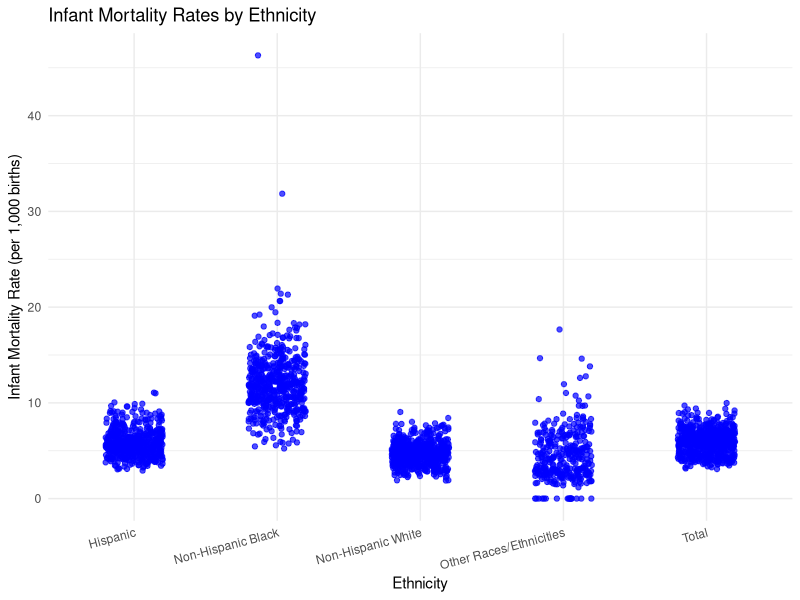
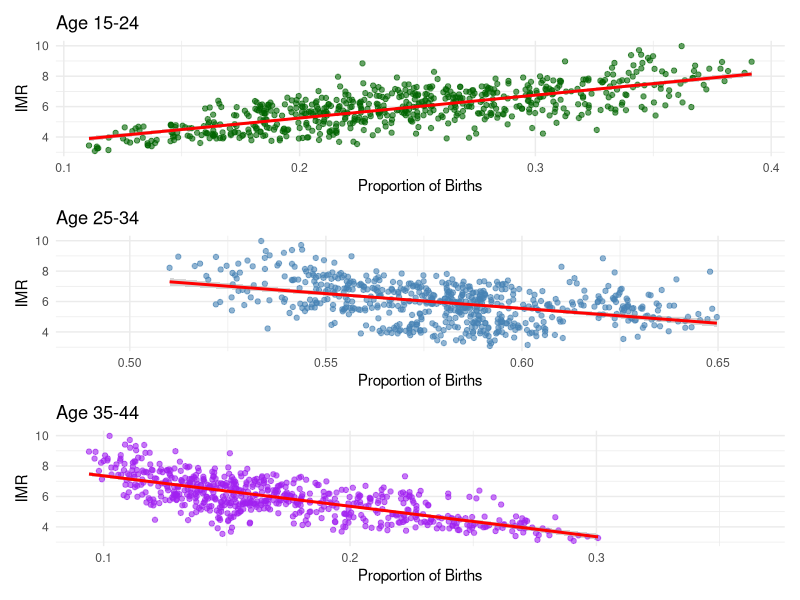
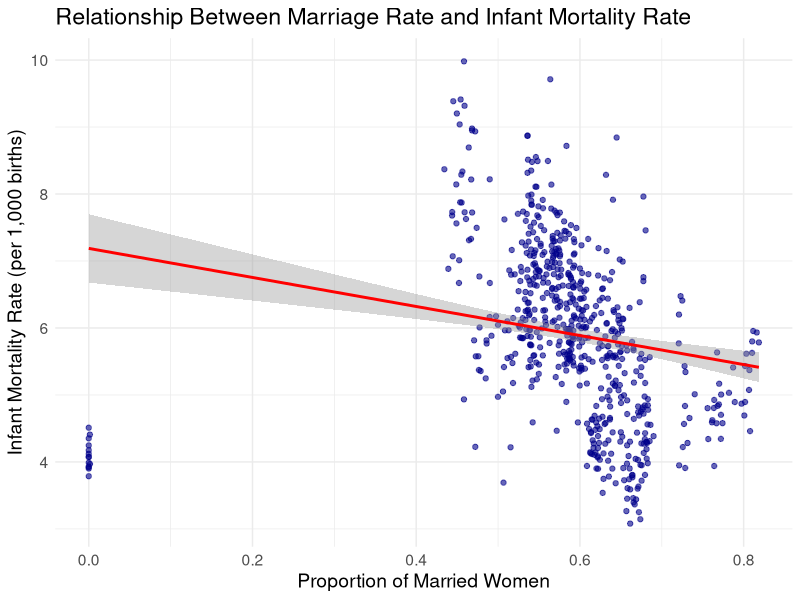
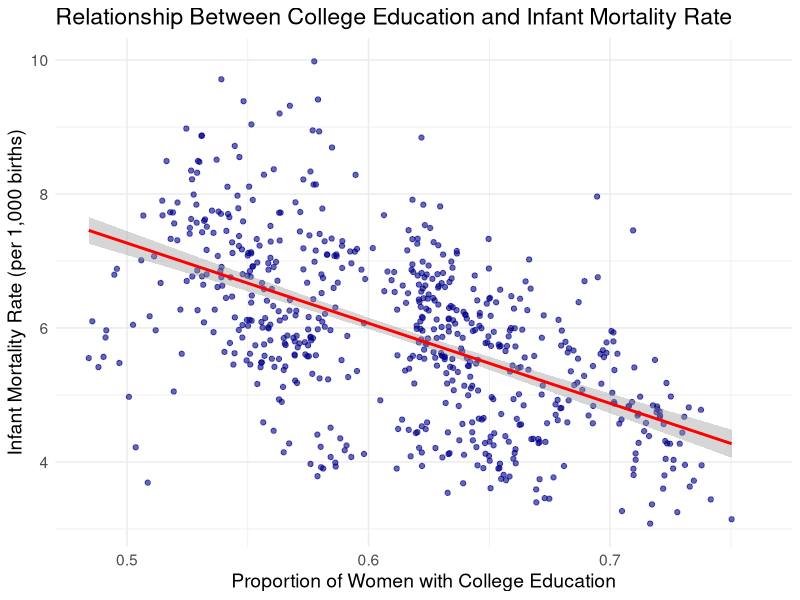
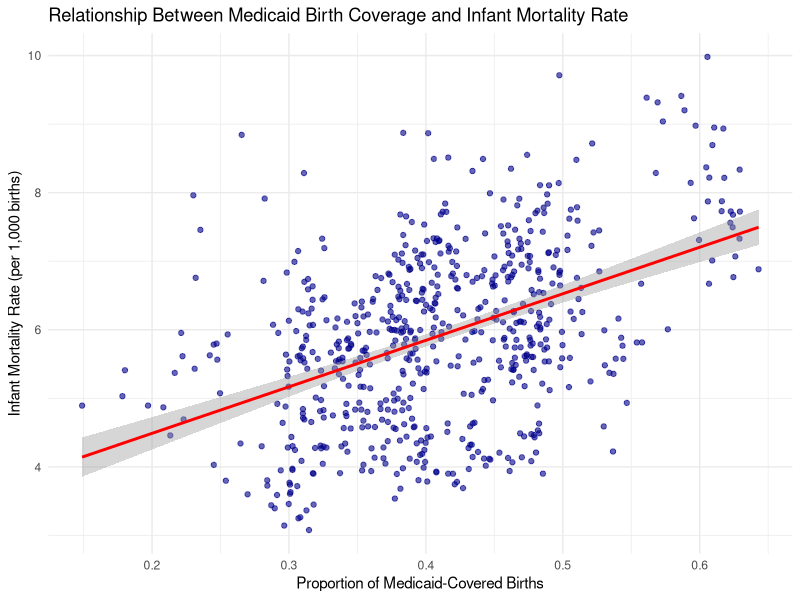

Write the R code that produced these figures, in order. (Note: this script raises an error after producing the figures.)
## ---- chunk 1
knitr::opts_chunk$set(echo = TRUE)
## ---- chunk 2
library(tidyverse)
library(dplyr)
library(ggplot2)
library(car)
library(stats)
## ---- chunk 3
mortality <- read_csv('data/infant_mortality_biannual_data.csv', show_col_types = FALSE)
fertility <- read_csv('data/fertility_data.csv', show_col_types = FALSE)

fertility_agg <- fertility %>%
  group_by(state, year, group = case_when(
    bmcode %in% c(1, 2, 3) ~ "H1",  # First half of the year
    bmcode %in% c(4, 5, 6) ~ "H2"   # Second half of the year
  )) %>% 
   summarise(
    across(starts_with("births_"), sum, na.rm = TRUE), # Summing birth count variables
    across(starts_with("pop_"), mean, na.rm = TRUE), # Averaging population variables
    .groups = "drop"
  ) %>%
  mutate(bacode = ifelse(group == "H1", 1, 2)) %>%  # Assign bacode after aggregation
  select(-group)  # Remove temporary grouping variable

data <- mortality %>%
  inner_join(fertility_agg, by = c("state", "year", "bacode"), 
             suffix = c("_m", "_f"))

# Remove duplicate columns (those ending in "_f")
data <- data %>%
  select(-ends_with("_f"))

# Rename columns by removing "_m" suffix from mortality dataset
colnames(data) <- str_replace_all(colnames(data), "_m$", "")

data
## ---- chunk 4
data <- data %>%
  mutate(
    IMR_nhblack = (deaths_nhblack / births_nhblack) * 1000,
    IMR_nhwhite = (deaths_nhwhite / births_nhwhite) * 1000,
    IMR_hisp = (deaths_hisp / births_hisp) * 1000,
    IMR_otherraceeth = (deaths_otherraceeth / births_otherraceeth) * 1000,
    IMR_total = (deaths_total / births_total) * 1000, 
    FR_nhblack = (births_nhblack / pop_nhblack) * 1000,
    FR_nhwhite = (births_nhwhite / pop_nhwhite) * 1000,
    FR_hisp = (births_hisp / pop_hisp) * 1000,
    FR_otherraceeth = (births_otherraceeth / pop_otherraceeth) * 1000,
    FR_total = (births_total / pop_total) * 1000,
    prop_married = births_married / births_total,
    prop_college = (births_coll + births_somecoll) / births_total,
    prop_medicaid = births_medicaid / births_total,
    pct_births_age1524 = births_age1524 / births_total,
    pct_births_age2534 = births_age2534 / births_total,
    pct_births_age3544 = births_age3544 / births_total
  )

data
## ---- chunk 5
# Pivot IMR data to long format
IMR_long <- data %>%
  pivot_longer(cols = starts_with("IMR_"), 
               names_to = "Ethnicity", 
               values_to = "IMR") %>%
  mutate(Ethnicity = case_when(
    Ethnicity == "IMR_nhblack" ~ "Non-Hispanic Black",
    Ethnicity == "IMR_nhwhite" ~ "Non-Hispanic White",
    Ethnicity == "IMR_hisp" ~ "Hispanic",
    Ethnicity == "IMR_otherraceeth" ~ "Other Races/Ethnicities",
    Ethnicity == "IMR_total" ~ "Total",
    TRUE ~ Ethnicity  # Keeps any unexpected values unchanged
  ))

# Create scatter plot for IMR by Ethnicity
ggplot(IMR_long, aes(x = Ethnicity, y = IMR)) +
  geom_jitter(width = 0.2, alpha = 0.7, color = "blue") +  # Jitter to avoid overlapping points
  labs(title = "Infant Mortality Rates by Ethnicity",
       x = "Ethnicity",
       y = "Infant Mortality Rate (per 1,000 births)") +
  theme_minimal() +
  theme(axis.text.x = element_text(angle = 15, hjust = 1))
## ---- chunk 6
library(patchwork)

p1 <- ggplot(data, aes(x = pct_births_age1524, y = IMR_total)) +
  geom_point(color = "darkgreen", alpha = 0.6) +
  geom_smooth(method = "lm", se = TRUE, color = "red") +
  labs(title = "Age 15-24", x = "Proportion of Births", y = "IMR") +
  theme_minimal()

# Plot for 25-34
p2 <- ggplot(data, aes(x = pct_births_age2534, y = IMR_total)) +
  geom_point(color = "steelblue", alpha = 0.6) +
  geom_smooth(method = "lm", se = TRUE, color = "red") +
  labs(title = "Age 25-34", x = "Proportion of Births", y = "IMR") +
  theme_minimal()

# Plot for 35-44
p3 <- ggplot(data, aes(x = pct_births_age3544, y = IMR_total)) +
  geom_point(color = "purple", alpha = 0.6) +
  geom_smooth(method = "lm", se = TRUE, color = "red") +
  labs(title = "Age 35-44", x = "Proportion of Births", y = "IMR") +
  theme_minimal()

p1 / p2 / p3
## ---- chunk 7
# Scatter plot: Proportion of Married Women vs. Infant Mortality Rate
ggplot(data, aes(x = prop_married, y = IMR_total)) +
  geom_point(alpha = 0.6, color = "darkblue") +
  geom_smooth(method = "lm", se = TRUE, color = "red") +
  labs(title = "Relationship Between Marriage Rate and Infant Mortality Rate",
       x = "Proportion of Married Women",
       y = "Infant Mortality Rate (per 1,000 births)") +
  theme_minimal() +
  theme(text = element_text(size = 14))
## ---- chunk 8
# Scatter plot: Proportion of College-Educated Women vs. Infant Mortality Rate
ggplot(data, aes(x = prop_college, y = IMR_total)) +
  geom_point(alpha = 0.6, color = "darkblue") +
  geom_smooth(method = "lm", se = TRUE, color = "red") +
  labs(title = "Relationship Between College Education and Infant Mortality Rate",
       x = "Proportion of Women with College Education",
       y = "Infant Mortality Rate (per 1,000 births)") +
  theme_minimal() +
  theme(text = element_text(size = 14))
## ---- chunk 9
# Scatterplot of Medicaid coverage vs. Infant Mortality Rate
ggplot(data, aes(x = prop_medicaid, y = IMR_total)) +
  geom_point(alpha = 0.6, color = "darkblue") +
  geom_smooth(method = "lm", se = TRUE, color = "red") +
  labs(
    title = "Relationship Between Medicaid Birth Coverage and Infant Mortality Rate",
    x = "Proportion of Medicaid-Covered Births",
    y = "Infant Mortality Rate (per 1,000 births)"
  ) +
  theme_minimal()
## ---- chunk 10
# Compute and print mean IMR for each Ethnicity group
mean_IMR <- IMR_long %>%
  group_by(Ethnicity) %>%
  summarise(Mean_IMR = mean(IMR, na.rm = TRUE))

mean_FR <- FR_long %>%
  group_by(Ethnicity) %>%
  summarise(Mean_FR = mean(FR, na.rm = TRUE))

mean_IMR
mean_FR
## ---- chunk 11
plot(FR_long$FR, IMR_long$IMR)
## ---- chunk 12
plot(mean_FR$Mean_FR[1:4], mean_IMR$Mean_IMR[1:4])
## ---- chunk 13
birth_comparison_grouped <- data %>%
  group_by(births_married, births_medicaid) %>%
  summarise(
    # Summing birth counts for all ethnicities
    births_nhblack = sum(births_nhblack, na.rm = TRUE),
    births_nhwhite = sum(births_nhwhite, na.rm = TRUE),
    births_hisp = sum(births_hisp, na.rm = TRUE),
    births_otherraceeth = sum(births_otherraceeth, na.rm = TRUE),
    births_total = sum(births_total, na.rm = TRUE),

    # Computing birth rates per 1,000 women for each ethnicity
    birth_rate_nhblack = (sum(births_nhblack, na.rm = TRUE) / sum(pop_nhblack, na.rm = TRUE)) * 1000,
    birth_rate_nhwhite = (sum(births_nhwhite, na.rm = TRUE) / sum(pop_nhwhite, na.rm = TRUE)) * 1000,
    birth_rate_hisp = (sum(births_hisp, na.rm = TRUE) / sum(pop_hisp, na.rm = TRUE)) * 1000,
    birth_rate_otherraceeth = (sum(births_otherraceeth, na.rm = TRUE) / sum(pop_otherraceeth, na.rm = TRUE)) * 1000,
    birth_rate_total = (sum(births_total, na.rm = TRUE) / sum(pop_total, na.rm = TRUE)) * 1000,

    .groups = "drop"
  )

birth_comparison_grouped
